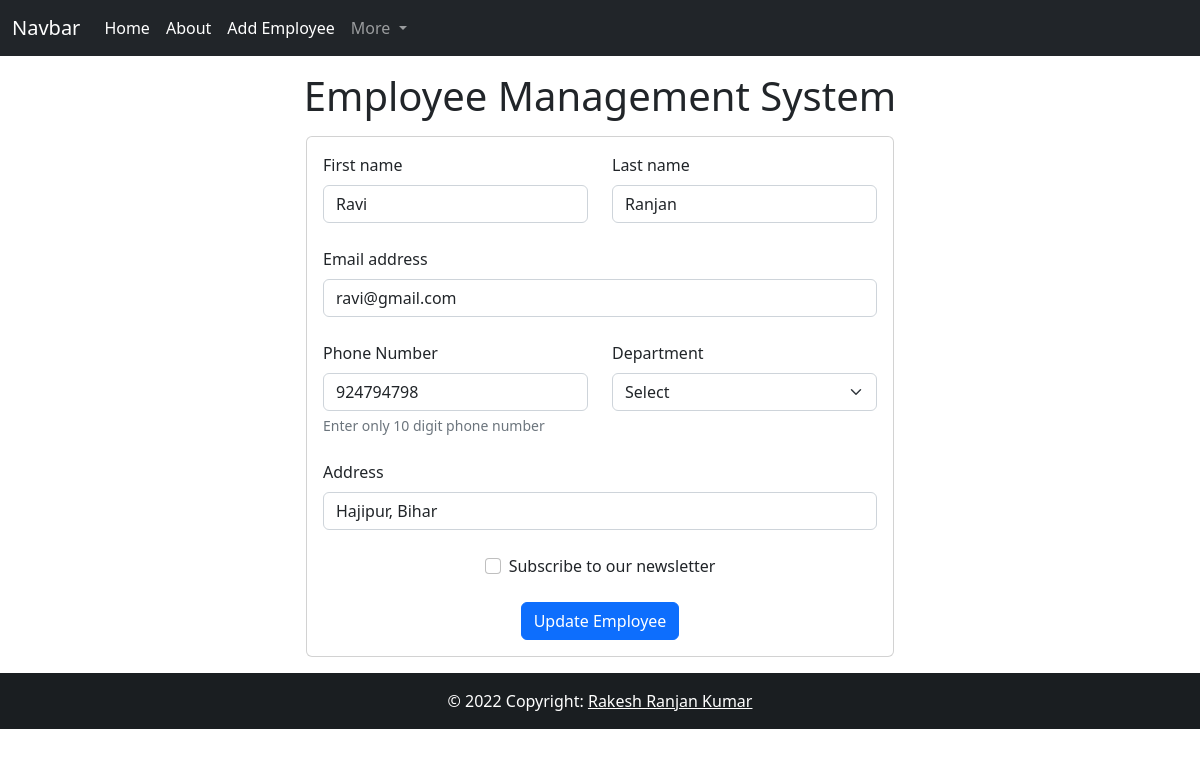
/emp/update-employee/3, run on the app's committed database.
### emp/models.py (models this page shows, shortened)
class Employee(models.Model):
    emp_id=models.AutoField(primary_key=True)
    first_name=models.CharField(max_length=150)
    last_name=models.CharField(max_length=150)
    email=models.CharField(max_length=120)
    phone=models.CharField(max_length=10)
    address=models.CharField(max_length=30)
    department=models.CharField(max_length=45)
    emp_isActive=models.BooleanField(default=True)

### emp/views.py (the view)
# urls.py: path('update-employee/<int:emp_id>', update_employee),
def update_employee(request, emp_id):
    employee=Employee.objects.get(pk=emp_id)
    return render(request, 'emp_tamplates/update_employee.html', {
        'employee':employee
    })

### templates/emp_tamplates/update_employee.html (shortened to what this page needs)
{% include 'emp_tamplates/emp_navbar.html' %}
<h1 class="text-center my-3">Employee Management System</h1>
<div class="coatiner">
    <div class="row">
        <div class="col-md-6 offset-md-3">
            <div class="card">
                <div class="card-body">
                    <form action="/emp/do-update-employee/{{employee.emp_id}}" method="POST">
                        <div class="row mb-4">
                            <div class="col">
                                <div class="form-outline">
                                    <label class="form-label" for="first_name">First name</label>
                                    <input type="text" id="first_name" name="first_name" class="form-control"
                                        placeholder="Sanjeev"
                                        value="{{employee.first_name}}" />
                                </div>
                            </div>
                            <div class="col">
                                <div class="form-outline">
                                    <label class="form-label" for="last_name">Last name</label>
                                    <input type="text" id="last_name" name="last_name" class="form-control"
                                        placeholder="Roy"
                                        value="{{employee.last_name}}"/>
                                </div>
                            </div>
                        </div>
                        <div class="form-outline mb-4">
                            <label class="form-label" for="employee_email">Email address</label>
                            <input type="email" id="employee_email" name="employee_email" class="form-control"
                                placeholder="abc@gmail.com"
                                value="{{employee.email}}" />
                        </div>
                        <div class="row mb-4">
                            <div class="col">
                                <div class="form-outline">
                                    <label class="form-label" for="employee_phone">Phone Number</label>
                                    <input type="text" id="employee_phone" name="employee_phone" class="form-control"
                                        placeholder="9876543210"
                                        value="{{employee.phone}}" />
                                    <div class="form-text">Enter only 10 digit phone number</div>
                                </div>
                            </div>
                            <div class="col">
                                <label for="employee_department" class="form-label">Department</label>
                                <select name="employee_department" id="employee_department" value="{{employee.department}}" class="form-select">
                                    <option>Select</option>
                                </select>
                            </div>
                        </div>
                        <div class="form-outline mb-4">
                            <label class="form-label" for="employee_address">Address</label>
                            <input type="text" id="employee_address" name="employee_address" class="form-control"
                                placeholder="Begusarai, Bihar"
                                value="{{employee.address}}" />
                        </div>
                        <div class="form-check d-flex justify-content-center mb-4">
                            <input class="form-check-input me-2" type="checkbox" value="{{employee.isActive}}" id="newsletter_checked"
                                name="newsletter_checked" {% if employee.emp_isActive %} checked {% endif %} />
                            <label class="form-check-label" for="newsletter_checked">
                                Subscribe to our newsletter
                            </label>
                        </div>
                        <div class="container text-center">
                            <button type="submit" class="btn btn-primary">Update Employee</button>
                        </div>
                    </form>
                </div>
            </div>
        </div>
    </div>
</div>
{% include 'emp_tamplates/emp_footer.html' %}

### data on the page
Employee: first_name "Ravi", last_name "Ranjan", employee_email "ravi@gmail.com", employee_phone "924794798", employee_department "Select", employee_address "Hajipur, Bihar"
